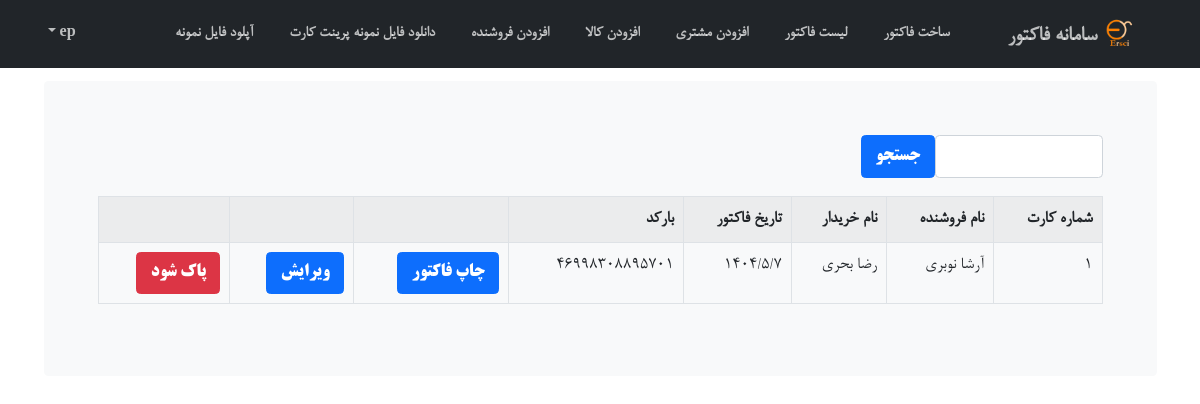
Page /factorlist/ (signed in) on the committed database.
### efactor/models.py (models this page shows, shortened)
class Factor(models.Model):
    seller_name = models.ForeignKey(Seller, on_delete=models.CASCADE, default=None, blank=True, null=True,verbose_name='نام فروشنده')
    customer_name = models.ForeignKey(Customer, on_delete=models.CASCADE, default=None, blank=True, null=True,verbose_name='نام خريدار')
    date = models.CharField(max_length=100 ,default=None, blank=True, null=True,validators=[valid_date] ,verbose_name='تاريخ فاکتور')
    barcode = models.CharField(default = random_string, unique = True, max_length=100, verbose_name='بارکد')

class Seller(models.Model):
    name = models.CharField(max_length=100 ,verbose_name='نام و نام خانوادگی')
    tel = models.CharField(max_length=10,null=True,blank=True,verbose_name='شماره تلفن')
    def __str__(self):
        return self.name

class Customer(models.Model):
    name = models.CharField(max_length=100 ,verbose_name='نام و نام خانوادگی')
    tel = models.CharField(max_length=10,null=True,blank=True,verbose_name='شماره تلفن')
    address = models.CharField(max_length=100,null=True,blank=True,verbose_name='آدرس')
    def __str__(self):
        return self.name

### efactor/views.py (the view)
# urls.py: path('factorlist/', views.factorlist),
def factorlist(request):
	if not request.user.is_authenticated:
		return render (request,'efactor/login.html' )
	try:
	    if request.method == 'POST':
	        data = request.POST['idnum']
	        objlst=Factor.objects.filter(name__contains = data ).order_by('id')
	        return render(request, 'efactor/ou.html', {'data': data , 'objlst' : objlst , 'var1' : 3 })
	    else:
	        data = ""
	        objlst=Factor.objects.all().order_by('id')
	        return render(request, 'efactor/ou.html', {'data': data , 'objlst' : objlst , 'var1' : 3 })
	except:
		pass
	return redirect("/")

### efactor/templates/efactor/ou.html (shortened to what this page needs)
{% load static %}
{% load basepath %}
<!DOCTYPE html>
<html lang="fa" dir="RTL">
<head>
<link href="{% static 'bt/css/bootstrap.min.5.0.css' %}" rel="stylesheet">
<link href="{% static 'bt/css/style.css' %}" rel="stylesheet">
  </head>
<body id="page-top" class="rtl">
	<nav class="navbar navbar-expand-lg navbar-dark fixed-top bg-dark " id="mainNav">
		<div class="container">
			<a class="navbar-brand js-scroll-trigger text-decoration-none" href="#page-top"><img src="{% static 'bt/pics/logo.png' %}" alt="" height="36"> <span> سامانه فاکتور </span> </a>
			<div class="collapse navbar-collapse" id="navbarResponsive">
				{% if request.user.is_authenticated %}
				<ul class="navbar-nav ml-auto my-2 my-lg-0">
				    <li class="nav-item text-decoration-none">
						<a class="nav-link js-scroll-trigger" href="#" onclick="window.open('/makefactor','_self');">ساخت فاکتور</a>
					</li>
					<li class="nav-item">
						<a class="nav-link js-scroll-trigger" href="#" onclick="window.open('/factorlist','_self');">لیست فاکتور</a>
					</li>
					<li class="nav-item">
						<a class="nav-link js-scroll-trigger" href="#" onclick="window.open('/addcustomer','_self');">افزودن مشتری</a>
					</li>
					<li class="nav-item">
						<a class="nav-link js-scroll-trigger" href="#" onclick="window.open('/addproduct','_self');">افزودن کالا</a>
					</li>
					<li class="nav-item">
						<a class="nav-link js-scroll-trigger" href="#" onclick="window.open('/addseller','_self');">افزودن فروشنده</a>
					</li>
					<li class="nav-item">
						<a class="nav-link js-scroll-trigger" href="{% static '/1.docx' %}">دانلود فایل نمونه پرینت کارت</a>
					</li>
					<li class="nav-item">
						<a class="nav-link js-scroll-trigger" href="#" onclick="loadershow();window.open('/uploadtpl','_self');">آپلود فایل نمونه</a>
					</li>
				</ul>
				<ul class="navbar-nav me-auto ">
					<li class="nav-item dropdown">
					  <a class="nav-link dropdown-toggle" href="#" id="navbarScrollingDropdown" role="button" data-bs-toggle="dropdown" aria-expanded="false">
						{{request.user.last_name}}
						</a>
					</li>
				</ul>
				{% endif %}
			</div>
		</div>
	</nav>
	 <main class="container">
		<div class="bg-light p-5 rounded">
				{% if request.user.is_authenticated %}
				{% if var1 == 1 %}
					<div class="col-lg-8 align-self-baseline">
						<p class="text-white-75 font-weight-light mb-5">{{ memo }} </p>
						<a class="btn btn-primary btn-l js-scroll-trigger" href="#" onclick="loadershow();window.open('/','_self');"> بازگشت </a>
					</div>
				{% elif var1 == 3 %}
				<form  class="mb-3" id="login" method="post"  enctype="multipart/form-data" action="/factorlist/" >
					<div class="input-group">
						<div class="col-sm-2">
						<input class="form-control" type="text" name="idnum" id="idnum" value="{{data}}" />
						</div>
						<div class="input-group-append">
							<input class="btn btn-primary"  type="submit"  value="جستجو" />
						</div>
					</div>
				</form>
				<div class="table-responsive">
					<table class="table table-bordered table-striped table-hover" id="userTable">
						<tr>
						<th  onclick="sortTable(0)" >شماره کارت</th>
						<th  onclick="sortTable(1)" >نام فروشنده</th>
						<th  onclick="sortTable(2)" >نام خریدار</th>
						<th> تاریخ فاکتور </th>
						<th>بارکد</th>
						<th></th>
						<th></th>
						<th></th>
						</tr>
						{% for i in objlst %}
						<tr>
						<td>{{i.id}}</td>
						<td>{{i.seller_name}}</td>
						<td>{{i.customer_name}}</td>
						<td>{{i.date}}</td>
						<td>{{i.barcode}}</td>
						<td><button class="btn btn-primary"  onclick="loadershow();window.open('/printfactor?id={{i.id}}&title=فاکتور کالا و خدمات','_self');">چاپ فاکتور</button></td>
						<td><button class="btn btn-primary"   onclick="loadershow();window.open('/editfactor?id={{i.id}}','_self');">ویرایش</button></td>
						<td><button class="btn btn-danger"   onclick="loadershow();window.open('/delfactor?id={{i.id}}','_self');">پاک شود</button></td>
						</tr>
						{% endfor %}
					</table>
				</div>
				{% endif %}
				{% else %}
                <div class="col-lg-12 align-self-end">
					<h1 id='ajaxctl' class="text-uppercase text-white font-weight-bold">خوش آمدید   </h1>
					<a class="btn btn-primary btn-l js-scroll-trigger" href="#" onclick="loadershow();window.open('/efactor/signin','_self');">وارد شوید</a>
				</div>
				{% endif %}
		</div>
	</main>
</body>
</html>

### efactor/static/bt/css/style.css (style rules this page uses)
body, html { width: 100%; height: 100%; font-family: 'bnazanin'; font-size: 18px; }
.btn { font-family: 'btitr'; }
.rtl .ml-auto, .rtl .mx-auto { margin-left: auto !important; margin-right: 0 !important; }
#mainNav { -webkit-box-shadow: 0 0.5rem 1rem rgba(0, 0, 0, 0.15); box-shadow: 0 0.5rem 1rem rgba(0, 0, 0, 0.15); background-color: #fff; -webkit-transition: background-color 0.2s ease; transition: background-color 0.2s ease; }
#mainNav .navbar-brand { font-family: 'bnazanin'; font-weight: 600; color: #212529; }
#mainNav .navbar-nav .nav-item .nav-link { color: #6c757d; font-family: 'bnazanin'; font-weight: 600; font-size: 0.9rem; padding: 0.75rem 0; text-decoration: none; }
@media (min-width: 992px) { #mainNav { -webkit-box-shadow: none; box-shadow: none; background-color: transparent; } }
@media (min-width: 992px) { #mainNav .navbar-brand { color: rgba(255, 255, 255, 0.7); } }
@media (min-width: 992px) { #mainNav .navbar-nav .nav-item .nav-link { color: rgba(255, 255, 255, 0.7); padding: 0 1rem; text-decoration: none; } }
@media (min-width: 992px) { #mainNav .navbar-nav .dropdown .dropdown-toggle { color: rgba(255, 255, 255, 0.7); padding: 0 1rem; text-decoration: none; } }
@media (min-width: 992px) { #mainNav .navbar-nav .nav-item:last-child .nav-link { padding-left: 0; text-decoration: none; } }

### efactor/templates/efactor/ou.html (style rules this page uses)
body { min-height: 75rem; padding-top: 4.5rem; }

### rows in the picture
Factor: id "1", seller_name "آرشا نوبری", customer_name "رضا بحری", date "1404/5/7", barcode "46998308895701"

### other values in the picture
{{ request.user.last_name }} "ep"
